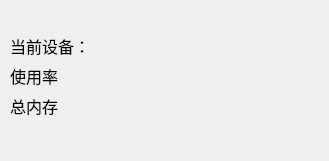
<?xml version="1.0" encoding="UTF-8"?>
<ui version="4.0">
 <class>Form</class>
 <widget class="QWidget" name="Form">
  <property name="geometry">
   <rect>
    <x>0</x>
    <y>0</y>
    <width>329</width>
    <height>161</height>
   </rect>
  </property>
  <property name="windowTitle">
   <string>Form</string>
  </property>
  <widget class="QWidget" name="widget" native="true">
   <property name="geometry">
    <rect>
     <x>10</x>
     <y>10</y>
     <width>301</width>
     <height>141</height>
    </rect>
   </property>
   <widget class="QLabel" name="nameLabel">
    <property name="geometry">
     <rect>
      <x>0</x>
      <y>20</y>
      <width>321</width>
      <height>31</height>
     </rect>
    </property>
    <property name="font">
     <font>
      <pointsize>12</pointsize>
     </font>
    </property>
    <property name="text">
     <string>当前设备：</string>
    </property>
   </widget>
   <widget class="QLabel" name="memoryLabel">
    <property name="geometry">
     <rect>
      <x>0</x>
      <y>80</y>
      <width>321</width>
      <height>31</height>
     </rect>
    </property>
    <property name="font">
     <font>
      <pointsize>12</pointsize>
     </font>
    </property>
    <property name="text">
     <string>总内存</string>
    </property>
   </widget>
   <widget class="QLabel" name="ratesLabel">
    <property name="geometry">
     <rect>
      <x>0</x>
      <y>50</y>
      <width>321</width>
      <height>31</height>
     </rect>
    </property>
    <property name="font">
     <font>
      <pointsize>12</pointsize>
     </font>
    </property>
    <property name="text">
     <string>使用率</string>
    </property>
   </widget>
  </widget>
 </widget>
 <resources/>
 <connections/>
</ui>
